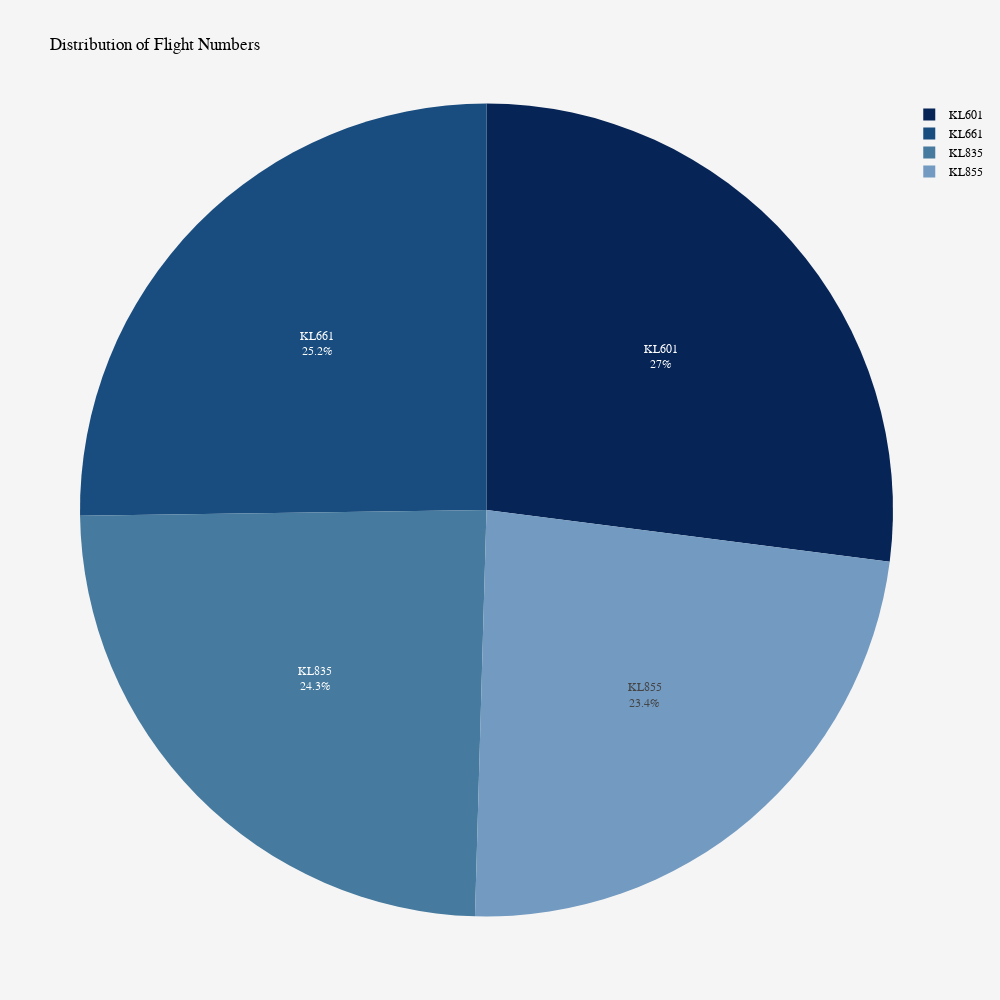

The cell this chart's notebook holds for it:
### Code cell
flight_number_data = combined_results[:-2].groupby('Flight Number').size().reset_index(name='Count')

total_count = sum(flight_number_data['Count'])
percentages = [count / total_count * 100 for count in flight_number_data['Count']]


fig = go.Figure()


fig.add_trace(go.Pie(
    labels=flight_number_data['Flight Number'],
    values=flight_number_data['Count'],
    textinfo='label+percent',
    insidetextorientation='horizontal',
    marker=dict(colors=['#062556', '#1a4d7f', '#467a9e', '#739ac1'])
))


fig.update_layout(
    title='Distribution of Flight Numbers',
    template='plotly_white',
    plot_bgcolor='rgb(230, 230, 230)',
    paper_bgcolor='rgb(245, 245, 245)',
    font=dict(family='Arial, sans-serif', size=12, color='black'),
    height=1000,
    width=1000
)

fig.show()

### Figure 1 — Plotly figure (JSON) as saved in the notebook; plotly's stock layout.template omitted (floating-point values rounded to 4 significant figures)
{"data": [{"insidetextorientation": "horizontal", "labels": ["KL601", "KL661", "KL835", "KL855"], "marker": {"colors": ["#062556", "#1a4d7f", "#467a9e", "#739ac1"]}, "textinfo": "label+percent", "type": "pie", "values": [30, 28, 27, 26]}], "layout": {"font": {"color": "black", "family": "Arial, sans-serif", "size": 12}, "height": 1000, "paper_bgcolor": "rgb(245, 245, 245)", "plot_bgcolor": "rgb(230, 230, 230)", "title": {"text": "Distribution of Flight Numbers"}, "width": 1000}}
